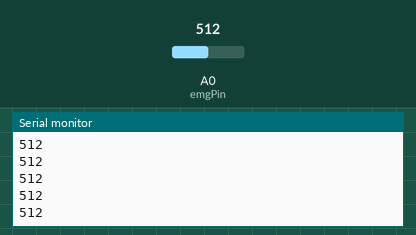
Simulated run of this sketch. Board: Arduino Uno, built with avr-gcc and run on an emulated ATmega328P. Shown: the last lines printed to the serial monitor. Inputs (shaded band) come from the test bench; at power-on: A0 (emgPin) = 512.

Above: at 1.2 s.
1.3 s: A0 (emgPin) set to 716
At 2.1 s:
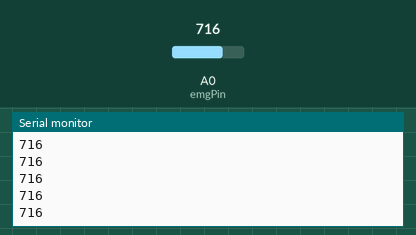
2.8 s: A0 (emgPin) set to 900
At 3.7 s:
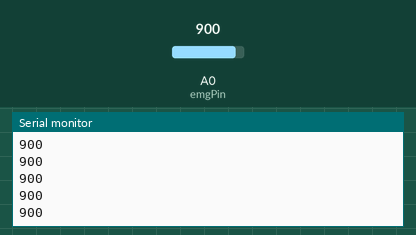
Timing chart, 0 to 5.8 s (numbered marks = the images above; inputs shaded):
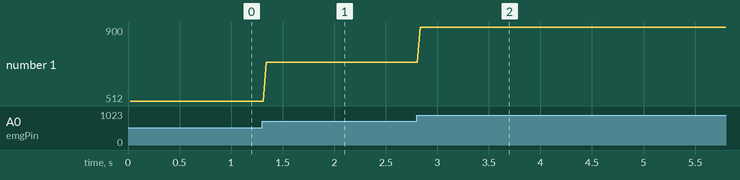

Measured:
- after the input at 1.3 s, the serial monitor: prints a new line at once (image 1)
- after the input at 2.8 s, the serial monitor: prints a new line at once (image 2)
- plotted number 1: 512 → 716 after the input at 1.3 s, 716 → 900 after the input at 2.8 s

The sketch:

MyolinkVr.ino
```cpp
#include <SoftwareSerial.h>
SoftwareSerial BTSerial(8, 9); // tx, rx
const int emgPin = A0;
int emgValue = 0;

void setup() {
  // put your setup code here, to run once:

  Serial.begin(9600);
  BTSerial.begin(9600);

  Serial.println("Initialisation");
}

void loop() {
  // put your main code here, to run repeatedly:

  emgValue = analogRead(emgPin);

  BTSerial.print("Emg signals: ");
  BTSerial.println(emgValue);

  Serial.println(emgValue);
  delay(10); // 100Hz
}
```
